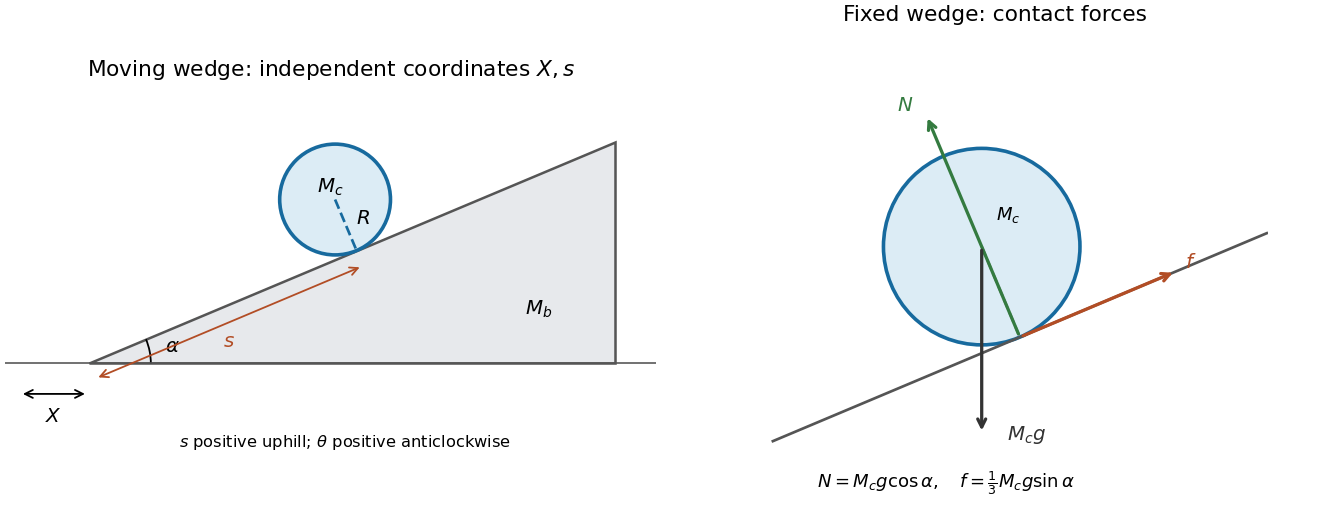

The script that drew this image:
"""Original rolling-cylinder coordinates and fixed-incline force diagram."""
from pathlib import Path
import matplotlib
matplotlib.use('Agg')
import matplotlib.pyplot as plt
from matplotlib.patches import Circle,Polygon,Arc
import numpy as np

plt.rcParams.update({'font.size':11,'axes.titlesize':12,'figure.facecolor':'white','savefig.facecolor':'white'})
fig,axes=plt.subplots(1,2,figsize=(10.2,4.0),layout='constrained');alpha=np.arctan2(1.6,3.8);t=np.array([np.cos(alpha),np.sin(alpha)]);n=np.array([-np.sin(alpha),np.cos(alpha)])
ax=axes[0];base=np.array([.5,0]);R=.4;s=2.1;p=base+s*t;center=p+R*n;ax.add_patch(Polygon([base,base+[3.8,0],base+[3.8,1.6]],facecolor='#e7e9ec',edgecolor='#555555',linewidth=1.4));ax.axhline(0,color='#555555',linewidth=.9);ax.add_patch(Circle(center,R,facecolor='#dcecf5',edgecolor='#176a9e',linewidth=2));ax.plot(*np.array([center,p]).T,color='#176a9e',linestyle='--');ax.text(center[0]-.13,center[1]+.05,'$M_c$');ax.text(3.65,.35,'$M_b$');ax.text(center[0]+.15,center[1]-.18,'$R$');ax.add_patch(Arc(base,.9,.9,theta1=0,theta2=np.degrees(alpha)));ax.text(1.05,.08,r'$\alpha$')
start=base-.12*n;end=p-.12*n;ax.annotate('',xy=end,xytext=start,arrowprops={'arrowstyle':'<->','color':'#b24d25'});mid=(start+end)/2;ax.text(mid[0]-.04,mid[1]-.18,'$s$',color='#b24d25');ax.annotate('',xy=(.5,-.22),xytext=(0,-.22),arrowprops={'arrowstyle':'<->'});ax.text(.25,-.42,'$X$',ha='center');ax.text(2.35,-.6,r'$s$ positive uphill; $\theta$ positive anticlockwise',ha='center',fontsize=9);ax.set(title='Moving wedge: independent coordinates $X,s$',xlim=(-.1,4.6),ylim=(-.7,2));ax.set_aspect('equal');ax.axis('off')
ax=axes[1];R=.55;center=np.array([0.,0]);p=center-R*n;ends=np.array([p-1.5*t,p+1.5*t]);ax.plot(*ends.T,color='#555555',linewidth=1.5);ax.add_patch(Circle(center,R,facecolor='#dcecf5',edgecolor='#176a9e',linewidth=2));ax.plot(*np.array([center,p]).T,color='#888888',linestyle='--')
def arrow(start,vec,label,color,shift=(0,0)):
 end=start+vec;ax.annotate('',xy=end,xytext=start,arrowprops={'arrowstyle':'->','color':color,'linewidth':1.8});ax.text(*(end+np.array(shift)),label,color=color,ha='center')
arrow(p,1.35*n,'$N$','#347b40',(-.12,.02));arrow(p,.95*t,'$f$','#b24d25',(.08,.02));arrow(center,np.array([0,-1.05]),'$M_cg$','#333333',(.25,-.03));ax.text(.08,.15,'$M_c$',fontsize=10);ax.text(-.2,-1.35,r'$N=M_cg\cos\alpha,\quad f=\frac{1}{3}M_cg\sin\alpha$',ha='center',fontsize=10);ax.set(title='Fixed wedge: contact forces',xlim=(-1.45,1.6),ylim=(-1.5,1.2));ax.set_aspect('equal');ax.axis('off')
fig.savefig(Path.cwd()/Path(__file__).with_suffix('.png').name,dpi=130,facecolor='white',transparent=False,metadata={'Software':'Matplotlib'});plt.close(fig)
